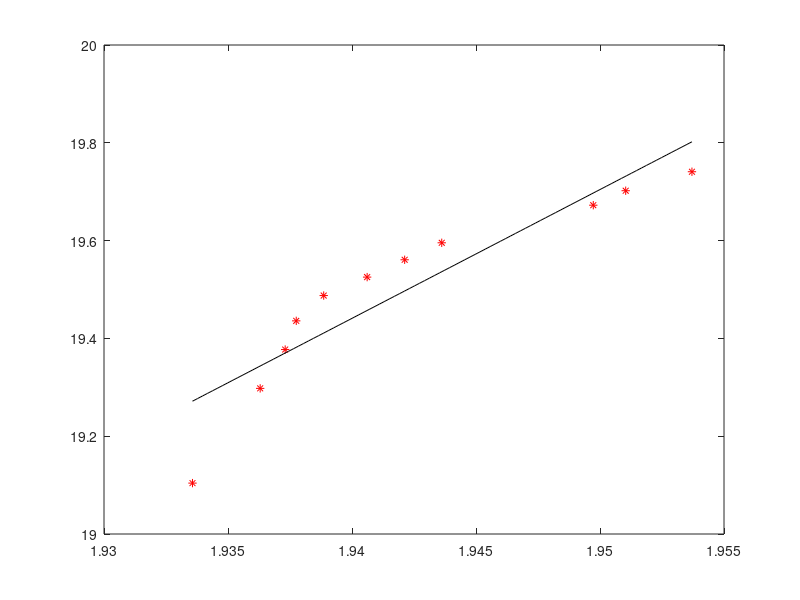

This figure's MATLAB source:
format short
clear
clearvars
clc
F = [24.6 29.3 31.5 33.3 34.8 35.7 36.6 37.5 38.8 39.6 40.4];
L = [12.58 12.82 12.91 12.95 13.05 13.21 13.35 13.49 14.08 14.21 14.48];

Ao = (1.25*(10)^-4);
Lo = 0.0125;
AoLo = Ao*Lo;

% ln(sigma) = m * ln(eps) + ln(K)
% m = a1 ; ln(K) = a0

x1 = log(L / Lo);
x = log(x1);
y1 = (F.*L) ./ AoLo;
y = log(y1);

nx=length(x);
ny=length(y);
Sx=sum(x);
Sy=sum(y);
Sxy=sum(x.*y);
Sxx=sum(x.^2);
a1=(nx*Sxy-Sx*Sy)/(nx*Sxx-Sx^2);
a0=(Sxx*Sy-Sxy*Sx)/(nx*Sxx-Sx^2);

disp(a1)
disp(exp(a0))

f = @(x) a1*x + a0;
l = linspace(min(x), max(x));

plot(x, y, '*r')
hold on
plot(l, f(l), 'k')